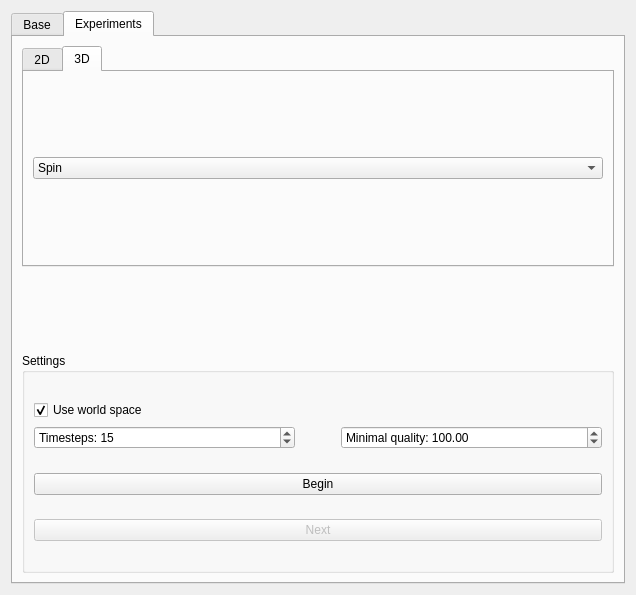
<?xml version="1.0" encoding="UTF-8"?>
<ui version="4.0">
 <class>MasterToolbarBase</class>
 <widget class="QWidget" name="MasterToolbarBase">
  <property name="geometry">
   <rect>
    <x>0</x>
    <y>0</y>
    <width>636</width>
    <height>595</height>
   </rect>
  </property>
  <property name="windowTitle">
   <string>Master Thesis</string>
  </property>
  <layout class="QGridLayout" name="gridLayout_8">
   <item row="0" column="0">
    <widget class="QTabWidget" name="tabWidget">
     <property name="currentIndex">
      <number>1</number>
     </property>
     <widget class="QWidget" name="tab_Base">
      <attribute name="title">
       <string>Base</string>
      </attribute>
      <layout class="QGridLayout" name="gridLayout_3">
       <item row="0" column="0">
        <layout class="QGridLayout" name="gridLayout">
         <item row="0" column="0">
          <widget class="QGroupBox" name="Mesh_generation">
           <property name="title">
            <string>Generate base mesh</string>
           </property>
           <layout class="QHBoxLayout" name="horizontalLayout_2">
            <item>
             <layout class="QGridLayout" name="gridLayout_2">
              <item row="0" column="0">
               <widget class="QComboBox" name="meshType">
                <item>
                 <property name="text">
                  <string>Tetrahedral Mesh</string>
                 </property>
                </item>
                <item>
                 <property name="text">
                  <string>Triangular Mesh</string>
                 </property>
                </item>
               </widget>
              </item>
              <item row="1" column="0">
               <widget class="QSpinBox" name="meshDimension">
                <property name="prefix">
                 <string>Mesh size: </string>
                </property>
                <property name="minimum">
                 <number>2</number>
                </property>
                <property name="maximum">
                 <number>15</number>
                </property>
                <property name="value">
                 <number>8</number>
                </property>
               </widget>
              </item>
              <item row="1" column="2">
               <widget class="QPushButton" name="generateButton">
                <property name="text">
                 <string>Generate Mesh</string>
                </property>
               </widget>
              </item>
              <item row="1" column="1">
               <spacer name="horizontalSpacer">
                <property name="orientation">
                 <enum>Qt::Horizontal</enum>
                </property>
                <property name="sizeType">
                 <enum>QSizePolicy::Fixed</enum>
                </property>
                <property name="sizeHint" stdset="0">
                 <size>
                  <width>80</width>
                  <height>20</height>
                 </size>
                </property>
               </spacer>
              </item>
             </layout>
            </item>
           </layout>
          </widget>
         </item>
         <item row="1" column="0">
          <widget class="QGroupBox" name="groupBox_2">
           <property name="title">
            <string>Pick constrain vertices</string>
           </property>
           <layout class="QHBoxLayout" name="horizontalLayout_3">
            <item>
             <layout class="QGridLayout" name="gridLayout_4">
              <item row="0" column="0">
               <widget class="QCheckBox" name="showQualityCheckbox">
                <property name="text">
                 <string>Show quality</string>
                </property>
                <property name="checked">
                 <bool>true</bool>
                </property>
               </widget>
              </item>
              <item row="1" column="2">
               <widget class="QPushButton" name="clearButton">
                <property name="text">
                 <string>Clear vertices</string>
                </property>
               </widget>
              </item>
              <item row="1" column="0">
               <widget class="QPushButton" name="selectButton">
                <property name="text">
                 <string>Select Mode</string>
                </property>
                <property name="checkable">
                 <bool>true</bool>
                </property>
                <property name="checked">
                 <bool>false</bool>
                </property>
               </widget>
              </item>
              <item row="1" column="1">
               <spacer name="horizontalSpacer_2">
                <property name="orientation">
                 <enum>Qt::Horizontal</enum>
                </property>
                <property name="sizeType">
                 <enum>QSizePolicy::Fixed</enum>
                </property>
                <property name="sizeHint" stdset="0">
                 <size>
                  <width>80</width>
                  <height>20</height>
                 </size>
                </property>
               </spacer>
              </item>
             </layout>
            </item>
           </layout>
          </widget>
         </item>
         <item row="2" column="0">
          <widget class="QGroupBox" name="groupBox_3">
           <property name="title">
            <string>Displacement value for constrained vertices</string>
           </property>
           <layout class="QHBoxLayout" name="horizontalLayout_4">
            <item>
             <layout class="QGridLayout" name="gridLayout_5">
              <item row="0" column="1">
               <spacer name="horizontalSpacer_3">
                <property name="orientation">
                 <enum>Qt::Horizontal</enum>
                </property>
                <property name="sizeType">
                 <enum>QSizePolicy::Fixed</enum>
                </property>
                <property name="sizeHint" stdset="0">
                 <size>
                  <width>20</width>
                  <height>20</height>
                 </size>
                </property>
               </spacer>
              </item>
              <item row="0" column="4">
               <widget class="QDoubleSpinBox" name="displacementZ">
                <property name="prefix">
                 <string>z: </string>
                </property>
                <property name="minimum">
                 <double>-2.000000000000000</double>
                </property>
                <property name="maximum">
                 <double>2.000000000000000</double>
                </property>
                <property name="singleStep">
                 <double>0.010000000000000</double>
                </property>
               </widget>
              </item>
              <item row="1" column="4">
               <widget class="QPushButton" name="displaceButton">
                <property name="text">
                 <string>Displace vertices</string>
                </property>
               </widget>
              </item>
              <item row="0" column="2">
               <widget class="QDoubleSpinBox" name="displacementY">
                <property name="prefix">
                 <string>y: </string>
                </property>
                <property name="minimum">
                 <double>-2.000000000000000</double>
                </property>
                <property name="maximum">
                 <double>2.000000000000000</double>
                </property>
                <property name="singleStep">
                 <double>0.010000000000000</double>
                </property>
               </widget>
              </item>
              <item row="0" column="0">
               <widget class="QDoubleSpinBox" name="displacementX">
                <property name="prefix">
                 <string>x: </string>
                </property>
                <property name="minimum">
                 <double>-2.000000000000000</double>
                </property>
                <property name="maximum">
                 <double>2.000000000000000</double>
                </property>
                <property name="singleStep">
                 <double>0.010000000000000</double>
                </property>
                <property name="value">
                 <double>0.050000000000000</double>
                </property>
               </widget>
              </item>
              <item row="0" column="3">
               <spacer name="horizontalSpacer_4">
                <property name="orientation">
                 <enum>Qt::Horizontal</enum>
                </property>
                <property name="sizeType">
                 <enum>QSizePolicy::Fixed</enum>
                </property>
                <property name="sizeHint" stdset="0">
                 <size>
                  <width>20</width>
                  <height>20</height>
                 </size>
                </property>
               </spacer>
              </item>
             </layout>
            </item>
           </layout>
          </widget>
         </item>
        </layout>
       </item>
      </layout>
     </widget>
     <widget class="QWidget" name="Tab_Experiments">
      <attribute name="title">
       <string>Experiments</string>
      </attribute>
      <layout class="QGridLayout" name="gridLayout_10">
       <item row="0" column="0">
        <layout class="QGridLayout" name="gridLayout_6">
         <item row="0" column="0">
          <widget class="QTabWidget" name="experiment_tabs">
           <property name="sizePolicy">
            <sizepolicy hsizetype="Expanding" vsizetype="Minimum">
             <horstretch>0</horstretch>
             <verstretch>0</verstretch>
            </sizepolicy>
           </property>
           <property name="currentIndex">
            <number>1</number>
           </property>
           <widget class="QWidget" name="tab_2D">
            <property name="enabled">
             <bool>true</bool>
            </property>
            <attribute name="title">
             <string>2D</string>
            </attribute>
            <layout class="QHBoxLayout" name="horizontalLayout_5">
             <item>
              <layout class="QHBoxLayout" name="horizontalLayout">
               <item>
                <widget class="QComboBox" name="experiment2D">
                 <item>
                  <property name="text">
                   <string>Compress</string>
                  </property>
                 </item>
                 <item>
                  <property name="text">
                   <string>Strech</string>
                  </property>
                 </item>
                </widget>
               </item>
              </layout>
             </item>
            </layout>
           </widget>
           <widget class="QWidget" name="tab_3D">
            <attribute name="title">
             <string>3D</string>
            </attribute>
            <layout class="QVBoxLayout" name="verticalLayout">
             <item>
              <layout class="QHBoxLayout" name="horizontalLayout_6">
               <item>
                <widget class="QComboBox" name="experiment3D">
                 <item>
                  <property name="text">
                   <string>Spin</string>
                  </property>
                 </item>
                </widget>
               </item>
              </layout>
             </item>
            </layout>
           </widget>
          </widget>
         </item>
         <item row="2" column="0">
          <widget class="QGroupBox" name="groupBox">
           <property name="title">
            <string>Settings</string>
           </property>
           <layout class="QGridLayout" name="gridLayout_7">
            <item row="1" column="0">
             <widget class="QPushButton" name="beginExpButton">
              <property name="text">
               <string>Begin</string>
              </property>
              <property name="checkable">
               <bool>false</bool>
              </property>
             </widget>
            </item>
            <item row="0" column="0">
             <layout class="QGridLayout" name="gridLayout_9">
              <item row="1" column="3">
               <widget class="QDoubleSpinBox" name="qualitySpinBox">
                <property name="prefix">
                 <string>Minimal quality: </string>
                </property>
                <property name="minimum">
                 <double>0.100000000000000</double>
                </property>
                <property name="maximum">
                 <double>10000.000000000000000</double>
                </property>
                <property name="singleStep">
                 <double>0.500000000000000</double>
                </property>
                <property name="value">
                 <double>100.000000000000000</double>
                </property>
               </widget>
              </item>
              <item row="1" column="2">
               <spacer name="horizontalSpacer_5">
                <property name="orientation">
                 <enum>Qt::Horizontal</enum>
                </property>
                <property name="sizeType">
                 <enum>QSizePolicy::Fixed</enum>
                </property>
                <property name="sizeHint" stdset="0">
                 <size>
                  <width>40</width>
                  <height>20</height>
                 </size>
                </property>
               </spacer>
              </item>
              <item row="1" column="0">
               <widget class="QSpinBox" name="timestepsSpinBox">
                <property name="suffix">
                 <string/>
                </property>
                <property name="prefix">
                 <string>Timesteps: </string>
                </property>
                <property name="minimum">
                 <number>10</number>
                </property>
                <property name="maximum">
                 <number>100</number>
                </property>
                <property name="singleStep">
                 <number>1</number>
                </property>
                <property name="value">
                 <number>15</number>
                </property>
                <property name="displayIntegerBase">
                 <number>10</number>
                </property>
               </widget>
              </item>
              <item row="0" column="0">
               <widget class="QCheckBox" name="checkBox">
                <property name="text">
                 <string>Use world space</string>
                </property>
                <property name="checked">
                 <bool>true</bool>
                </property>
               </widget>
              </item>
             </layout>
            </item>
            <item row="2" column="0">
             <widget class="QPushButton" name="nextButton">
              <property name="enabled">
               <bool>false</bool>
              </property>
              <property name="text">
               <string>Next</string>
              </property>
             </widget>
            </item>
           </layout>
          </widget>
         </item>
         <item row="1" column="0">
          <spacer name="verticalSpacer">
           <property name="orientation">
            <enum>Qt::Vertical</enum>
           </property>
           <property name="sizeType">
            <enum>QSizePolicy::Fixed</enum>
           </property>
           <property name="sizeHint" stdset="0">
            <size>
             <width>20</width>
             <height>80</height>
            </size>
           </property>
          </spacer>
         </item>
        </layout>
       </item>
      </layout>
     </widget>
    </widget>
   </item>
  </layout>
 </widget>
 <resources/>
 <connections/>
</ui>
